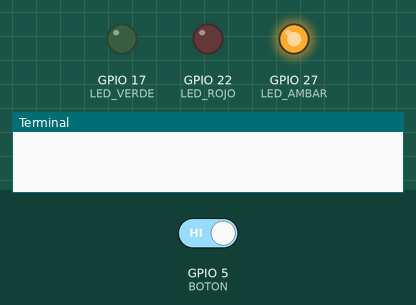
Bench run of a program on a simulated Raspberry Pi (BCM pin numbers). Parts: output pins drawn as LEDs (lit = HIGH), the last lines printed to the terminal. Inputs (shaded band) come from the test bench; at power-on: GPIO 5 (BOTON) HIGH.

Above: at 5.1 s.
At 13.9 s:
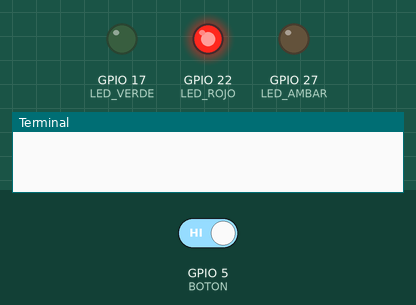
14.0 s: GPIO 5 (BOTON) driven LOW
At 17.6 s:
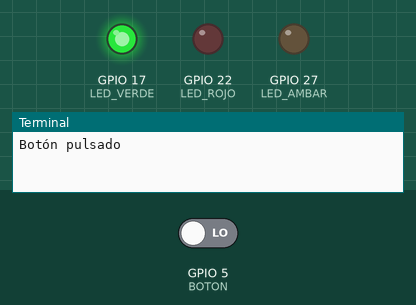
Timing chart, 0 to 25.5 s (numbered marks = the images above; inputs shaded):
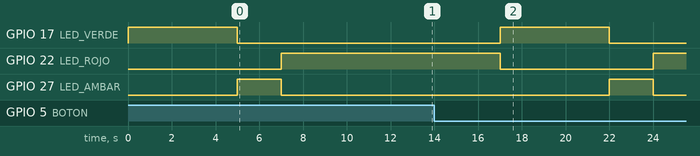

The program:

etapa4.py
```python
from gpiozero import LED, Button
from time import sleep

LED_VERDE = LED(17)
LED_AMBAR = LED(27)
LED_ROJO = LED(22)
BOTON = Button(5)

try:
    while True:
        if BOTON.is_pressed:
            print("Botón pulsado")

        LED_VERDE.on()
        sleep(5)
        LED_VERDE.off()

        LED_AMBAR.on()
        sleep(2)
        LED_AMBAR.off()

        LED_ROJO.on()
        sleep(10)
        LED_ROJO.off()

except KeyboardInterrupt:
    LED_VERDE.off()
    LED_AMBAR.off()
    LED_ROJO.off()
```
